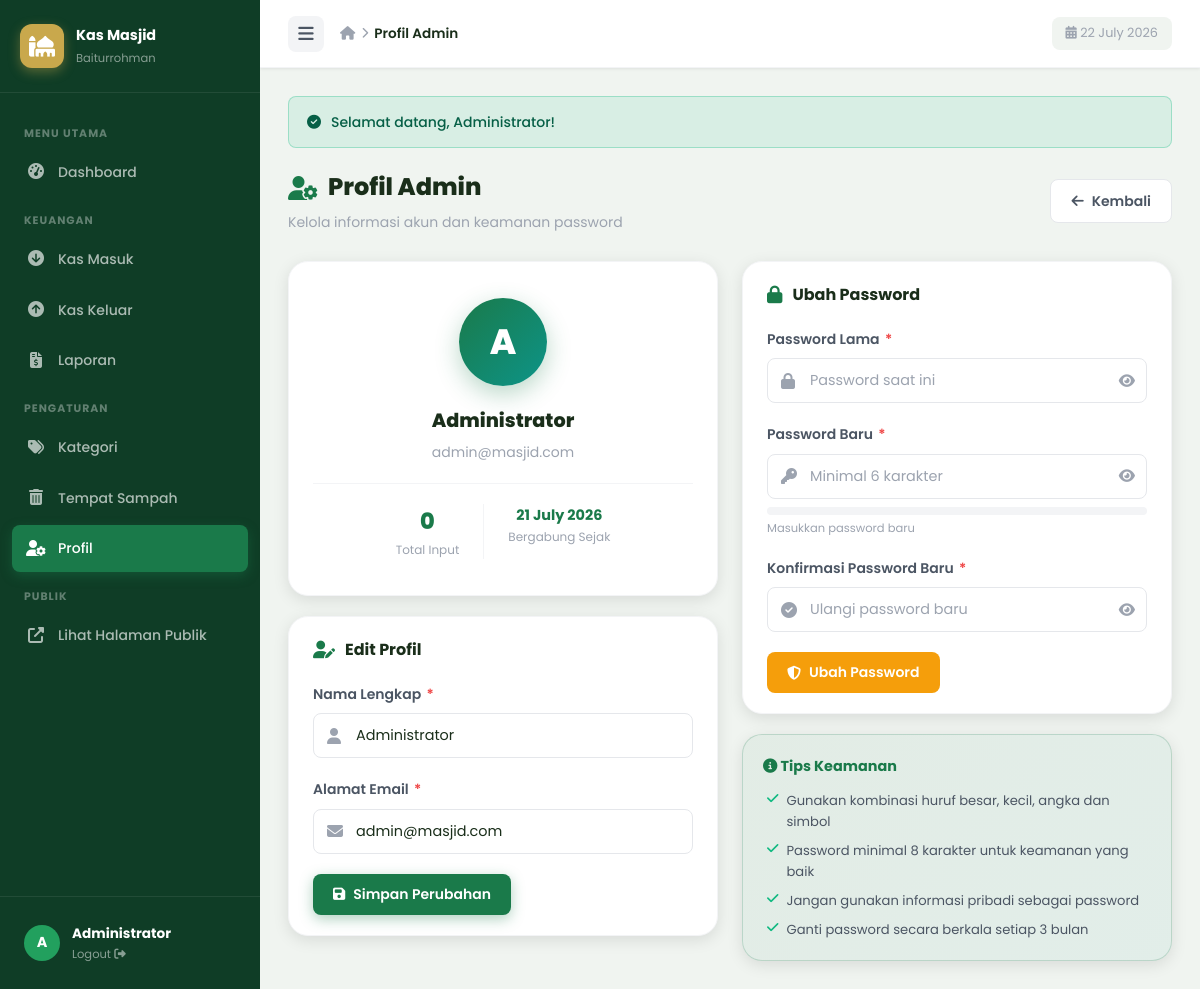
The app's page /admin/profil.php (signed in) with its own data.
### tables this page shows
CREATE TABLE IF NOT EXISTS `users` (
  `id` INT(11) NOT NULL AUTO_INCREMENT,
  `nama` VARCHAR(100) NOT NULL,
  `email` VARCHAR(100) NOT NULL UNIQUE,
  `password` VARCHAR(255) NOT NULL,
  `created_at` TIMESTAMP DEFAULT CURRENT_TIMESTAMP,
  `updated_at` TIMESTAMP DEFAULT CURRENT_TIMESTAMP ON UPDATE CURRENT_TIMESTAMP,
  PRIMARY KEY (`id`)
);

### includes/config.php (called while the page is built, shortened)
<?php
function getAlert() {
    if (isset($_SESSION['alert'])) {
        $a = $_SESSION['alert'];
        return $a;
    }
    return null;
}
?>

### admin/profil.php (the view, shortened to what this page needs)
<?php
require_once '../includes/config.php';
$admin_id = (int)$_SESSION['admin_id'];
$admin    = $conn->query("SELECT * FROM users WHERE id=$admin_id")->fetch_assoc();
$total_input = $conn->query("SELECT COUNT(*) as c FROM transaksi WHERE user_id=$admin_id")->fetch_assoc()['c'];
$bergabung   = date('d F Y', strtotime($admin['created_at']));
$alert = getAlert();
?>
<!DOCTYPE html>
<html lang="id">
<head>
<link rel="stylesheet" href="<?= APP_URL ?>/assets/css/style.css">
<link rel="stylesheet" href="https://cdnjs.cloudflare.com/ajax/libs/font-awesome/6.5.0/css/all.min.css">
</head>
<body>
<div class="admin-wrapper">
<?php include '../includes/partials/sidebar-admin.php'; ?>
<div class="admin-main">
  <div class="topbar">
    <div class="topbar-left">
      <div class="topbar-toggle" id="sidebarToggle"><i class="fas fa-bars"></i></div>
      <div class="breadcrumb">
        <span class="bc-item"><i class="fas fa-home"></i></span>
        <span class="bc-sep"><i class="fas fa-chevron-right"></i></span>
        <span class="bc-item active">Profil Admin</span>
      </div>
    </div>
    <div class="topbar-right">
      <div class="topbar-date"><i class="fas fa-calendar-alt"></i> <?= date('d F Y') ?></div>
    </div>
  </div>
  <div class="admin-content">
    <?php if ($alert): ?>
    <div class="alert alert-<?= $alert['type'] ?>">
      <i class="fas fa-<?= $alert['type']=='success'?'check-circle':'exclamation-circle' ?>"></i>
      <?= htmlspecialchars($alert['message']) ?>
    </div>
    <?php endif; ?>
    <div class="page-header" style="display:flex; align-items:center; justify-content:space-between; flex-wrap:wrap; gap:12px;">
  <div>
    <h1 class="page-title"><i class="fas fa-user-cog"></i> Profil Admin</h1>
    <p class="page-subtitle">Kelola informasi akun dan keamanan password</p>
  </div>
  <a href="javascript:history.back()" class="btn btn-ghost" style="border: 1.5px solid var(--border); background: var(--bg-card);">
    <i class="fas fa-arrow-left"></i> Kembali
  </a>
</div>
    <div class="grid-2" style="align-items:start;gap:24px">
      <div style="display:flex;flex-direction:column;gap:20px">
        <div class="card animate-fadeIn" style="text-align:center">
          <div class="card-body" style="padding:36px 24px">
            <div style="width:88px;height:88px;border-radius:50%;background:linear-gradient(135deg,var(--primary),var(--accent));display:flex;align-items:center;justify-content:center;font-size:2.2rem;font-weight:800;color:#fff;margin:0 auto 20px;box-shadow:0 8px 24px rgba(26,122,74,.3)">
              <?= strtoupper(substr($admin['nama'],0,1)) ?>
            </div>
            <h2 style="font-size:1.2rem;font-weight:800;margin-bottom:4px"><?= htmlspecialchars($admin['nama']) ?></h2>
            <p style="color:var(--text-muted);font-size:.875rem"><?= htmlspecialchars($admin['email']) ?></p>
            <div style="display:flex;justify-content:center;gap:24px;margin-top:20px;padding-top:20px;border-top:1px solid var(--border-light)">
              <div style="text-align:center">
                <div style="font-size:1.4rem;font-weight:800;color:var(--primary)"><?= $total_input ?></div>
                <div style="font-size:.75rem;color:var(--text-muted)">Total Input</div>
              </div>
              <div style="text-align:center">
                <div style="font-size:.9rem;font-weight:700;color:var(--primary)"><?= $bergabung ?></div>
                <div style="font-size:.75rem;color:var(--text-muted)">Bergabung Sejak</div>
              </div>
            </div>
          </div>
        </div>
        <div class="card animate-fadeIn delay-1">
          <div class="card-header">
            <div class="card-title"><i class="fas fa-user-edit"></i> Edit Profil</div>
          </div>
          <div class="card-body">
            <form method="POST">
              <div class="form-group">
                <label class="form-label">Nama Lengkap <span class="required">*</span></label>
                <div class="input-group">
                  <input type="text" name="nama" class="form-control"
                         value="<?= htmlspecialchars($admin['nama']) ?>" required>
                </div>
              </div>
              <div class="form-group">
                <label class="form-label">Alamat Email <span class="required">*</span></label>
                <div class="input-group">
                  <input type="email" name="email" class="form-control"
                         value="<?= htmlspecialchars($admin['email']) ?>" required>
                </div>
              </div>
              <button type="submit" class="btn btn-primary">
                <i class="fas fa-save"></i> Simpan Perubahan
              </button>
            </form>
          </div>
        </div>
      </div>
      <div style="display:flex;flex-direction:column;gap:20px">
        <div class="card animate-fadeIn delay-2">
          <div class="card-header">
            <div class="card-title"><i class="fas fa-lock"></i> Ubah Password</div>
          </div>
          <div class="card-body">
            <form method="POST" id="formPassword">
              <div class="form-group">
                <label class="form-label">Password Lama <span class="required">*</span></label>
                <div class="input-group" style="position:relative">
                  <input type="password" name="password_lama" id="pwLama" class="form-control" placeholder="Password saat ini" required>
                  <button type="button" class="toggle-pwd" data-target="pwLama" style="position:absolute;right:12px;top:50%;transform:translateY(-50%);background:none;color:var(--text-muted);font-size:.9rem">
                    <i class="fas fa-eye"></i>
                  </button>
                </div>
              </div>
              <div class="form-group">
                <label class="form-label">Password Baru <span class="required">*</span></label>
                <div class="input-group" style="position:relative">
                  <input type="password" name="password_baru" id="pwBaru" class="form-control" placeholder="Minimal 6 karakter" required minlength="6">
                  <button type="button" class="toggle-pwd" data-target="pwBaru" style="position:absolute;right:12px;top:50%;transform:translateY(-50%);background:none;color:var(--text-muted);font-size:.9rem">
                    <i class="fas fa-eye"></i>
                  </button>
                </div>
                <div style="margin-top:8px">
                  <div class="progress-bar-wrap"><div class="progress-bar green" id="strengthBar" style="width:0%"></div></div>
                  <div style="font-size:.72rem;color:var(--text-muted);margin-top:4px" id="strengthLabel">Masukkan password baru</div>
                </div>
              </div>
              <div class="form-group">
                <label class="form-label">Konfirmasi Password Baru <span class="required">*</span></label>
                <div class="input-group" style="position:relative">
                  <input type="password" name="password_ulang" id="pwUlang" class="form-control" placeholder="Ulangi password baru" required>
                  <button type="button" class="toggle-pwd" data-target="pwUlang" style="position:absolute;right:12px;top:50%;transform:translateY(-50%);background:none;color:var(--text-muted);font-size:.9rem">
                    <i class="fas fa-eye"></i>
                  </button>
                </div>
              </div>
              <button type="submit" class="btn btn-warning" style="background:var(--warning);color:#fff">
                <i class="fas fa-shield-alt"></i> Ubah Password
              </button>
            </form>
          </div>
        </div>
        <div class="card animate-fadeIn delay-3" style="background:linear-gradient(135deg,rgba(26,122,74,.06),rgba(13,148,136,.06));border:1px solid rgba(26,122,74,.2)">
          <div class="card-body" style="padding:20px">
            <h4 style="font-size:.9rem;font-weight:700;color:var(--primary);margin-bottom:12px"><i class="fas fa-info-circle"></i> Tips Keamanan</h4>
            <ul style="padding-left:4px;display:flex;flex-direction:column;gap:8px">
              <?php foreach([
                ['fas fa-check','Gunakan kombinasi huruf besar, kecil, angka dan simbol'],
                ['fas fa-check','Password minimal 8 karakter untuk keamanan yang baik'],
                ['fas fa-check','Jangan gunakan informasi pribadi sebagai password'],
                ['fas fa-check','Ganti password secara berkala setiap 3 bulan'],
              ] as [$ico,$tip]): ?>
              <li style="display:flex;align-items:flex-start;gap:8px;font-size:.82rem;color:var(--text-secondary)">
                <i class="<?= $ico ?>" style="color:var(--success);margin-top:2px;flex-shrink:0"></i> <?= $tip ?>
              </li>
              <?php endforeach; ?>
            </ul>
          </div>
        </div>
      </div>
    </div>
  </div>
</div>
</div>
</body>
</html>

### records on screen
users: nama "A", nama "Administrator", email "admin@masjid.com", created_at "21 July 2026"

### other values on screen
$admin_init "A"
$admin_name "Administrator"
$alert['message'] "Selamat datang, Administrator!"
$total_input "0"
$tip "Gunakan kombinasi huruf besar, kecil, angka dan simbol"
$tip "Password minimal 8 karakter untuk keamanan yang baik"
$tip "Jangan gunakan informasi pribadi sebagai password"
$tip "Ganti password secara berkala setiap 3 bulan"
